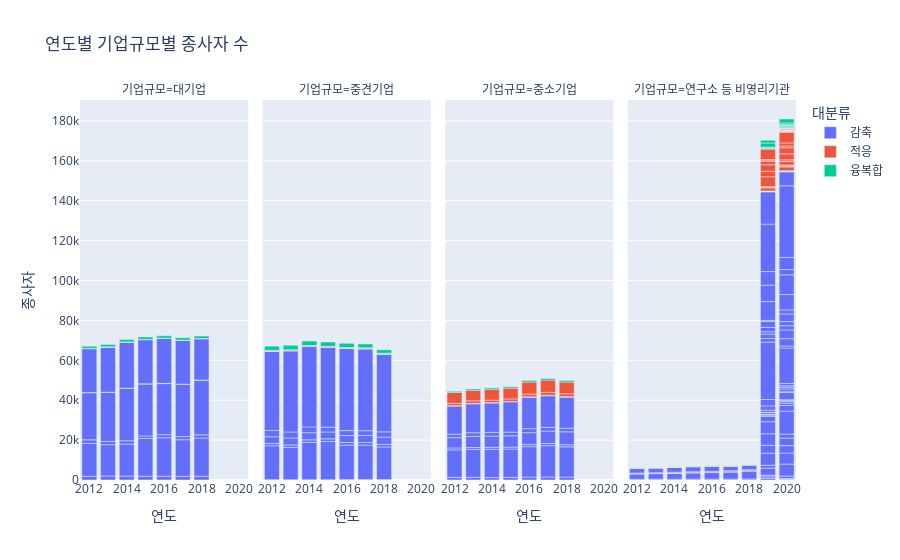

Notebook code for this chart:
### Code cell
# 기후기술 분류별 종사자 수
fig = px.bar(data_frame=df_nemp, x="연도", y="종사자", facet_col="기업규모", color="대분류", title="연도별 기업규모별 종사자 수")
fig.show()

### Figure 1 — Plotly figure (JSON) as saved in the notebook; plotly's stock layout.template omitted (floating-point values rounded to 4 significant figures)
{"data": [{"alignmentgroup": "True", "hovertemplate": "대분류=감축<br>기업규모=대기업<br>연도=%{x}<br>종사자=%{y}<extra></extra>", "legendgroup": "감축", "marker": {"color": "#636efa", "pattern": {"shape": ""}}, "name": "감축", "offsetgroup": "감축", "orientation": "v", "showlegend": true, "textposition": "auto", "type": "bar", "x": [2012, 2013, 2014, 2015, 2016, 2017, 2018, 2012, 2013, 2014, 2015, 2016, 2017, 2018, 2012, 2013, 2014, 2015, 2016, 2017, 2018, 2012, 2013, 2014, 2015, 2016, 2017, 2018, 2012, 2013, 2014, 2015, 2016, 2017, 2018, 2012, 2013, 2014, 2015, 2016, 2017, 2018, 2012, 2013, 2014, 2015, 2016, 2017, 2018], "xaxis": "x", "y": [1864, 2011, 1977, 1891, 1891, 1854, 1892, 16482, 15676, 16026, 18951, 19277, 18331, 19172, 1789, 1645, 1658, 1228, 1553, 1565, 1588, 23579, 24547, 26230, 26043, 25607, 26165, 27338, 138, 141, 137, 137, 134, 137, 145, 22009, 22646, 23061, 22119, 22492, 21932, 20721, 19, 17, 17, 17, 13, 4, 4], "yaxis": "y"}, {"alignmentgroup": "True", "hovertemplate": "대분류=감축<br>기업규모=중견기업<br>연도=%{x}<br>종사자=%{y}<extra></extra>", "legendgroup": "감축", "marker": {"color": "#636efa", "pattern": {"shape": ""}}, "name": "감축", "offsetgroup": "감축", "orientation": "v", "showlegend": false, "textposition": "auto", "type": "bar", "x": [2012, 2013, 2014, 2015, 2016, 2017, 2018, 2012, 2013, 2014, 2015, 2016, 2017, 2018, 2012, 2013, 2014, 2015, 2016, 2017, 2018, 2012, 2013, 2014, 2015, 2016, 2017, 2018, 2012, 2013, 2014, 2015, 2016, 2017, 2018, 2012, 2013, 2014, 2015, 2016, 2017, 2018, 2012, 2013, 2014, 2015, 2016, 2017, 2018], "xaxis": "x2", "y": [183, 173, 145, 157, 227, 233, 243, 17003, 16086, 18692, 19171, 17280, 17277, 16328, 1123, 1281, 1302, 1314, 1305, 1284, 1248, 3387, 3521, 3580, 3447, 3492, 3528, 3705, 3160, 3020, 2902, 2399, 2465, 2384, 2607, 39609, 40663, 40265, 40016, 41114, 40999, 38933, 64, 80, 92, 99, 103, 89, 88], "yaxis": "y2"}, {"alignmentgroup": "True", "hovertemplate": "대분류=감축<br>기업규모=중소기업<br>연도=%{x}<br>종사자=%{y}<extra></extra>", "legendgroup": "감축", "marker": {"color": "#636efa", "pattern": {"shape": ""}}, "name": "감축", "offsetgroup": "감축", "orientation": "v", "showlegend": false, "textposition": "auto", "type": "bar", "x": [2012, 2013, 2014, 2015, 2016, 2017, 2018, 2012, 2013, 2014, 2015, 2016, 2017, 2018, 2012, 2013, 2014, 2015, 2016, 2017, 2018, 2012, 2013, 2014, 2015, 2016, 2017, 2018, 2012, 2013, 2014, 2015, 2016, 2017, 2018, 2012, 2013, 2014, 2015, 2016, 2017, 2018, 2012, 2013, 2014, 2015, 2016, 2017, 2018], "xaxis": "x3", "y": [1316, 1354, 1224, 1327, 1467, 1504, 1449, 13784, 13999, 14200, 14186, 15246, 15697, 15162, 991, 931, 940, 962, 1040, 1071, 1047, 5126, 5561, 5632, 5691, 5983, 6233, 6485, 1741, 1838, 1901, 1833, 2005, 1889, 1833, 14108, 14499, 14682, 15163, 15725, 15843, 15499, 216, 229, 232, 239, 275, 305, 336], "yaxis": "y3"}, {"alignmentgroup": "True", "hovertemplate": "대분류=감축<br>기업규모=연구소 등 비영리기관<br>연도=%{x}<br>종사자=%{y}<extra></extra>", "legendgroup": "감축", "marker": {"color": "#636efa", "pattern": {"shape": ""}}, "name": "감축", "offsetgroup": "감축", "orientation": "v", "showlegend": false, "textposition": "auto", "type": "bar", "x": [2012, 2013, 2014, 2015, 2016, 2017, 2018, 2012, 2013, 2014, 2015, 2016, 2017, 2018, 2012, 2013, 2014, 2015, 2016, 2017, 2018, 2012, 2013, 2014, 2015, 2016, 2017, 2018, 2012, 2013, 2014, 2015, 2016, 2017, 2018, 2012, 2013, 2014, 2015, 2016, 2017, 2018, 2012, 2013, 2014, 2015, 2016, 2017, 2018, 2019, 2020, 2020, 2020, 2020, 2019, 2019, 2019, 2020, 2019, 2020, 2019, 2020, 2020, 2020, 2020, 2019, 2019, 2019, 2020, 2019, 2020, 2019, 2020, 2020, 2020, 2020, 2019, 2019, 2019, 2020, 2019, 2020, 2019, 2020, 2020, 2020, 2020, 2019, 2019, 2019, 2020, 2019, 2020, 2019, 2020, 2020, 2020, 2020, 2019, 2019, 2019, 2020, 2019, 2020, 2019, 2020, 2020, 2020, 2020, 2019, 2019, 2019, 2020, 2019, 2020, 2019, 2020, 2020, 2020, 2020, 2019, 2019, 2019, 2020, 2019, 2020], "xaxis": "x4", "y": [370, 391, 410, 431, 475, 488, 484, 2713, 2806, 2991, 3167, 3288, 3557, 4047, 38, 43, 53, 62, 79, 73, 85, 38, 41, 48, 62, 66, 75, 86, 358, 374, 400, 415, 431, 467, 480, 2366, 2406, 2496, 2533, 2622, 2286, 2354, 11, 12, 13, 14, 15, 16, 21, 816, 418, 194, 98, 20, 839, 739, 3548, 1248, 1472, 5997, 6043, 5512, 3744, 3752, 2036, 3936, 5772, 6066, 11513, 2609, 2811, 753, 1194, 732, 717, 242, 153, 308, 864, 3719, 3, 304, 1083, 1362, 901, 700, 1201, 2116, 3248, 28732, 17734, 1843, 1035, 2216, 3675, 4336, 2139, 2075, 1177, 2188, 2950, 3847, 535, 1989, 9418, 7711, 9892, 2650, 6066, 8248, 6801, 23789, 35902, 16177, 7041, 177, 72, 112, 0, 23, 165, 108, 0, 262, 15, 66], "yaxis": "y4"}, {"alignmentgroup": "True", "hovertemplate": "대분류=적응<br>기업규모=대기업<br>연도=%{x}<br>종사자=%{y}<extra></extra>", "legendgroup": "적응", "marker": {"color": "#EF553B", "pattern": {"shape": ""}}, "name": "적응", "offsetgroup": "적응", "orientation": "v", "showlegend": true, "textposition": "auto", "type": "bar", "x": [2012, 2013, 2014, 2015, 2016, 2017, 2018, 2012, 2013, 2014, 2015, 2016, 2017, 2018], "xaxis": "x", "y": [8, 2, 2, 1, 0, 0, 0, 64, 69, 70, 68, 98, 101, 72], "yaxis": "y"}, {"alignmentgroup": "True", "hovertemplate": "대분류=적응<br>기업규모=중견기업<br>연도=%{x}<br>종사자=%{y}<extra></extra>", "legendgroup": "적응", "marker": {"color": "#EF553B", "pattern": {"shape": ""}}, "name": "적응", "offsetgroup": "적응", "orientation": "v", "showlegend": false, "textposition": "auto", "type": "bar", "x": [2012, 2013, 2014, 2015, 2016, 2017, 2018, 2012, 2013, 2014, 2015, 2016, 2017, 2018], "xaxis": "x2", "y": [128, 127, 126, 128, 142, 144, 147, 321, 324, 310, 308, 335, 363, 295], "yaxis": "y2"}, {"alignmentgroup": "True", "hovertemplate": "대분류=적응<br>기업규모=중소기업<br>연도=%{x}<br>종사자=%{y}<extra></extra>", "legendgroup": "적응", "marker": {"color": "#EF553B", "pattern": {"shape": ""}}, "name": "적응", "offsetgroup": "적응", "orientation": "v", "showlegend": false, "textposition": "auto", "type": "bar", "x": [2012, 2013, 2014, 2015, 2016, 2017, 2018, 2012, 2013, 2014, 2015, 2016, 2017, 2018], "xaxis": "x3", "y": [1140, 1288, 1218, 1248, 1298, 1414, 1392, 5479, 5327, 5385, 5404, 6078, 6165, 5895], "yaxis": "y3"}, {"alignmentgroup": "True", "hovertemplate": "대분류=적응<br>기업규모=연구소 등 비영리기관<br>연도=%{x}<br>종사자=%{y}<extra></extra>", "legendgroup": "적응", "marker": {"color": "#EF553B", "pattern": {"shape": ""}}, "name": "적응", "offsetgroup": "적응", "orientation": "v", "showlegend": false, "textposition": "auto", "type": "bar", "x": [2012, 2013, 2014, 2015, 2016, 2017, 2018, 2012, 2013, 2014, 2015, 2016, 2017, 2018, 2019, 2020, 2020, 2020, 2020, 2019, 2019, 2019, 2020, 2019, 2020, 2019, 2020, 2020, 2020, 2020, 2019, 2019, 2019, 2020, 2019, 2020, 2020, 2020, 2020, 2020, 2020, 2020, 2020, 2020, 2020, 2020, 2020, 2020, 2020, 2020, 2020, 2020, 2020, 2020, 2020, 2020, 2020, 2020, 2020, 2020], "xaxis": "x4", "y": [70, 69, 70, 71, 76, 72, 78, 73, 74, 74, 72, 73, 74, 73, 1516, 1893, 474, 87, 423, 200, 510, 4864, 1702, 2733, 842, 3281, 3015, 3081, 909, 1502, 1822, 558, 250, 5218, 5190, 737, 120, 6, 0, 0, 0, 54, 61, 41, 43, 0, 0, 0, 226, 419, 181, 20, 110, 0, 223, 166, 0, 0, 0, 42], "yaxis": "y4"}, {"alignmentgroup": "True", "hovertemplate": "대분류=융복합<br>기업규모=대기업<br>연도=%{x}<br>종사자=%{y}<extra></extra>", "legendgroup": "융복합", "marker": {"color": "#00cc96", "pattern": {"shape": ""}}, "name": "융복합", "offsetgroup": "융복합", "orientation": "v", "showlegend": true, "textposition": "auto", "type": "bar", "x": [2012, 2013, 2014, 2015, 2016, 2017, 2018], "xaxis": "x", "y": [1137, 1218, 1192, 1209, 1209, 1209, 1211], "yaxis": "y"}, {"alignmentgroup": "True", "hovertemplate": "대분류=융복합<br>기업규모=중견기업<br>연도=%{x}<br>종사자=%{y}<extra></extra>", "legendgroup": "융복합", "marker": {"color": "#00cc96", "pattern": {"shape": ""}}, "name": "융복합", "offsetgroup": "융복합", "orientation": "v", "showlegend": false, "textposition": "auto", "type": "bar", "x": [2012, 2013, 2014, 2015, 2016, 2017, 2018], "xaxis": "x2", "y": [2116, 2286, 2225, 2075, 2024, 1895, 1702], "yaxis": "y2"}, {"alignmentgroup": "True", "hovertemplate": "대분류=융복합<br>기업규모=중소기업<br>연도=%{x}<br>종사자=%{y}<extra></extra>", "legendgroup": "융복합", "marker": {"color": "#00cc96", "pattern": {"shape": ""}}, "name": "융복합", "offsetgroup": "융복합", "orientation": "v", "showlegend": false, "textposition": "auto", "type": "bar", "x": [2012, 2013, 2014, 2015, 2016, 2017, 2018], "xaxis": "x3", "y": [604, 648, 740, 660, 780, 800, 727], "yaxis": "y3"}, {"alignmentgroup": "True", "hovertemplate": "대분류=융복합<br>기업규모=연구소 등 비영리기관<br>연도=%{x}<br>종사자=%{y}<extra></extra>", "legendgroup": "융복합", "marker": {"color": "#00cc96", "pattern": {"shape": ""}}, "name": "융복합", "offsetgroup": "융복합", "orientation": "v", "showlegend": false, "textposition": "auto", "type": "bar", "x": [2012, 2013, 2014, 2015, 2016, 2017, 2018, 2019, 2020, 2020, 2020, 2020, 2019, 2019, 2019, 2020, 2019, 2020], "xaxis": "x4", "y": [92, 95, 99, 93, 85, 92, 91, 458, 724, 280, 169, 425, 220, 390, 2022, 731, 1392, 1985], "yaxis": "y4"}], "layout": {"annotations": [{"font": {}, "showarrow": false, "text": "기업규모=대기업", "x": 0.1175, "xanchor": "center", "xref": "paper", "y": 1, "yanchor": "bottom", "yref": "paper"}, {"font": {}, "showarrow": false, "text": "기업규모=중견기업", "x": 0.3725, "xanchor": "center", "xref": "paper", "y": 1, "yanchor": "bottom", "yref": "paper"}, {"font": {}, "showarrow": false, "text": "기업규모=중소기업", "x": 0.6275, "xanchor": "center", "xref": "paper", "y": 1, "yanchor": "bottom", "yref": "paper"}, {"font": {}, "showarrow": false, "text": "기업규모=연구소 등 비영리기관", "x": 0.8825, "xanchor": "center", "xref": "paper", "y": 1, "yanchor": "bottom", "yref": "paper"}], "barmode": "relative", "legend": {"title": {"text": "대분류"}, "tracegroupgap": 0}, "title": {"text": "연도별 기업규모별 종사자 수"}, "xaxis": {"anchor": "y", "domain": [0, 0.235], "title": {"text": "연도"}}, "xaxis2": {"anchor": "y2", "domain": [0.255, 0.49], "matches": "x", "title": {"text": "연도"}}, "xaxis3": {"anchor": "y3", "domain": [0.51, 0.745], "matches": "x", "title": {"text": "연도"}}, "xaxis4": {"anchor": "y4", "domain": [0.765, 1.0], "matches": "x", "title": {"text": "연도"}}, "yaxis": {"anchor": "x", "domain": [0, 1], "title": {"text": "종사자"}}, "yaxis2": {"anchor": "x2", "domain": [0, 1], "matches": "y", "showticklabels": false}, "yaxis3": {"anchor": "x3", "domain": [0, 1], "matches": "y", "showticklabels": false}, "yaxis4": {"anchor": "x4", "domain": [0, 1], "matches": "y", "showticklabels": false}}}
